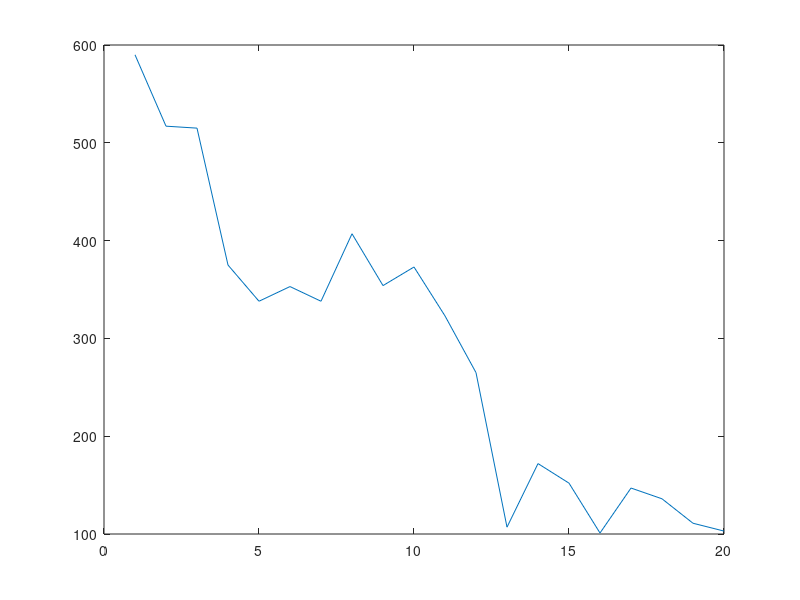

Write MATLAB code to recreate this figure.
x=[1,2,3,4,5,6,7,8,9,10,11,12,13,14,15,16,17,18,19,20]
y=[590,517,515,375,338,353,338,407,354,373,323,265,107,172,152,101,147,136,111,103]
plot(x,y)
